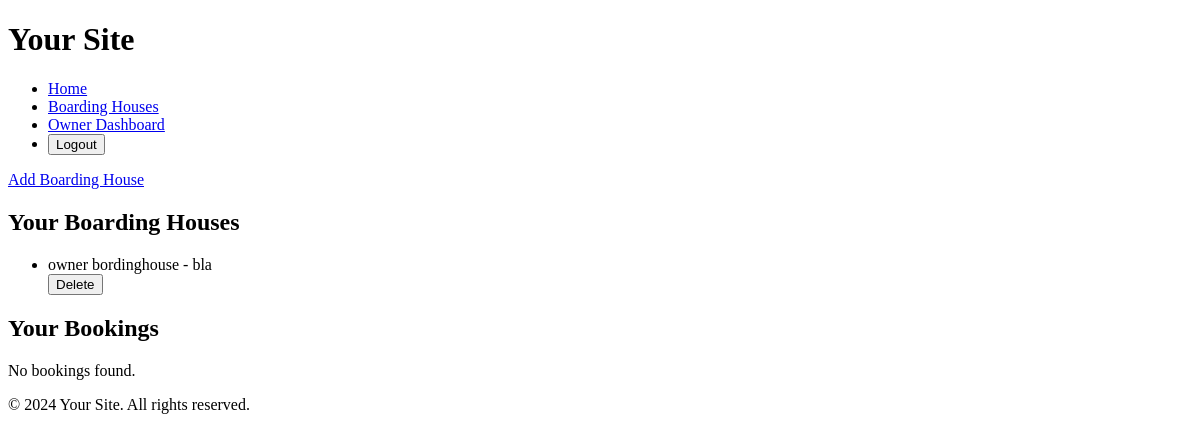
Page /Website/owner/dashboard/ (signed in) on the earlier database version.
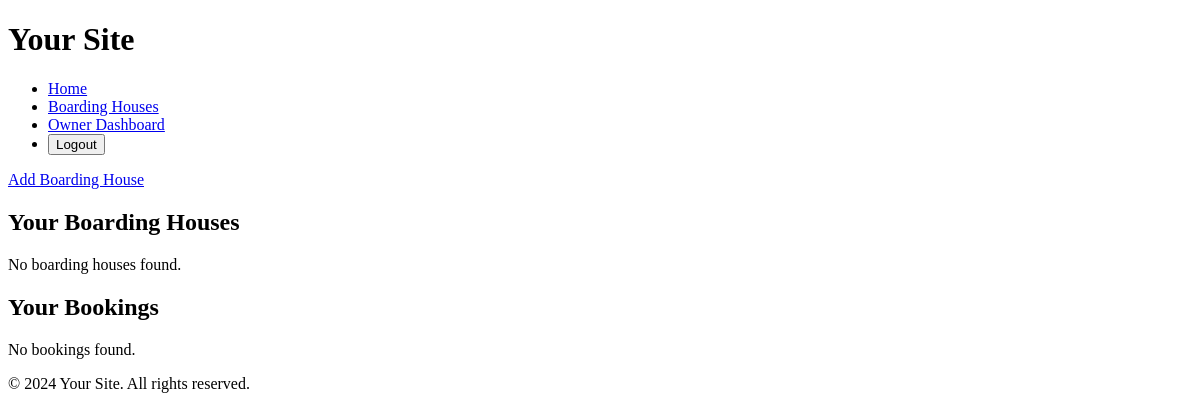
Same page on the later database version.
### Website/models.py (models this page shows, shortened)
class BoardingHouse(models.Model):
    user = models.ForeignKey(User, on_delete=models.CASCADE)
    name = models.CharField(max_length=255)
    description = models.TextField()
    location = models.CharField(max_length=255)
    contact_details = models.CharField(max_length=255)
    available_spaces = models.PositiveIntegerField()

### Website/views.py (the view)
# urls.py: path('owner/dashboard/', OwnerDashboardView.as_view(), name='owner_dashboard'),
class OwnerDashboardView(PermissionRequiredMixin, View):
    permission_required = ('Website.view_boardinghouse', 'Website.view_booking', 'Website.add_boardinghouse')
    def get(self, request, *args, **kwargs):
        user = request.user
        boarding_houses = BoardingHouse.objects.filter(user=user)
        bookings = Booking.objects.filter(boarding_house__in=boarding_houses)
        context = {'boarding_houses': boarding_houses, 'bookings': bookings}
        return render(request, 'owner_dashboard.html', context)

### Website/templatetags/custom_filters.py (called while the page is built)
@register.filter
def has_group(user, group_name):
    return user.groups.filter(name=group_name).exists()

### Website/templates/owner_dashboard.html (shortened to what this page needs)
{% extends 'base.html' %}
{% block content %}
  <a href="{% url 'add_boardinghouse' %}">Add Boarding House</a>
  <h2>Your Boarding Houses</h2>
  {% if boarding_houses %}
    <ul>
      {% for boarding_house in boarding_houses %}
        <li>{{ boarding_house.name }} - {{ boarding_house.description }}</li>
        <form method="post" action="{% url 'delete_boardinghouse' boarding_house.id %}">
          <button type="submit">Delete</button>
      {% endfor %}
    </ul>
  {% else %}
    <p>No boarding houses found.</p>
  {% endif %}
  <h2>Your Bookings</h2>
  {% if bookings %}
    <table>
      <thead>
        <tr>
          <th>Boarding House</th>
          <th>Client Name</th>
          <th>Client Email</th>
          <th>Check-in Date</th>
          <th>Check-out Date</th>
          <th>Status</th>
          <th>Owner Notes</th>
          <th>Update Status</th>
        </tr>
      </thead>
      <tbody>
        {% for booking in bookings %}
          <tr>
            <td>{{ booking.boarding_house.name }}</td>
            <td>{{booking.user.first_name}} {{booking.user.last_name}}</td>
            <td>{{booking.user.email}}</td>
            <td>{{ booking.check_in_date }}</td>
            <td>{{ booking.check_out_date }}</td>
            <td>{{ booking.status }}</td>
            <td>{{ booking.owner_notes}} </td>
            <td>
              <form method="post" action="{% url 'update_booking_status' booking.id %}">
                {% csrf_token %}
                <select name="status">
                  {% for choice in booking.STATUS_CHOICES %}
                    <option value="{{ choice.0 }}" {% if booking.status == choice.0 %}selected{% endif %}>{{ choice.1 }}</option>
                  {% endfor %}
                </select>
                <input type="text" name="owner_notes" value="{{ booking.owner_notes }}" ]>
                <button type="submit">Update</button>
              </form>
            </td>
          </tr>
        {% endfor %}
      </tbody>
    </table>
  {% else %}
    <p>No bookings found.</p>
  {% endif %}
{% endblock %}

Differences in the rows shown:
removed BoardingHouse: name "owner bordinghouse", description "bla"
Other differences:
text now shown: "No boarding houses found."
